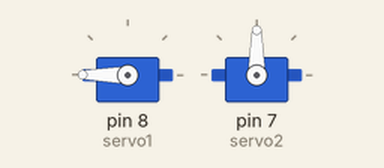
The sketch below on a simulated Arduino Uno, built with avr-gcc and run on an emulated ATmega328P. On the bench: 2 × servo.

Above: at 2.05 s.
At 4.25 s:
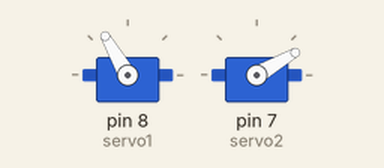
At 6.5 s:
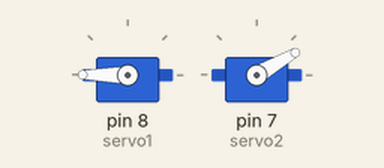
At 11.0 s:
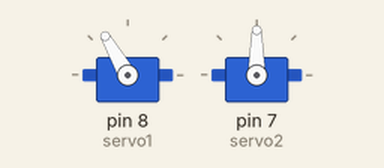
Timing chart, 0 to 13.7 s (numbered marks = the images above):
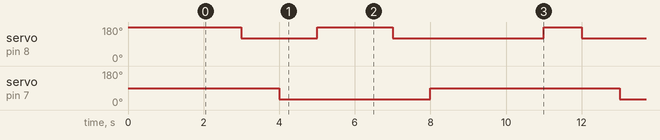

The sketch:

ArmControl.ino
```cpp
/*
* Team Id : 426
* Author List : Rohan Katkan, Joshua D'Cunha, Vishal Sinha, Nayan Nair
* Filename: ArmControl
* Theme: Ant Bot
* Functions: setup(),loop(),servo.write,servo.attach()
* Global Variables: servo1,servo2
*/
#include <Servo.h>

Servo servo1; //standard servo to lift the arm up
Servo servo2; //mini servo to open or close the arm

void setup() {
  // put your setup code here, to run once:
  //preliminary process to control the servos
  servo1.attach(8);
  servo1.write(180); //initially arm is raised

  servo2.attach(7);
  servo2.write(90); //initially arm is opened
  delay(2000);
}

void loop() {
  // put your main code here, to run repeatedly:
  servo1.write(180); //standard servo brings up arm
  delay(1000);
  servo1.write(120);  //standard servo brings down arm
  delay(1000);
  servo2.write(30);  //mini servo closes arm
  delay(1000);
  servo1.write(180); //standard servo lifts up arm
  delay(2000);
  servo1.write(120); //standard servo brings down arm
  delay(1000);
  servo2.write(90); //mini servo opens arm
  delay(3000);
}
```

Measured:
- by itself, servo on pin 8 (servo1): repeats every 9.0 s: 180° 2.0 s, 120° 4.0 s, 180° 1.0 s, 120° 2.0 s
- by itself, servo on pin 7 (servo2): alternates 90° for 5.0 s and 30° for 4.0 s
